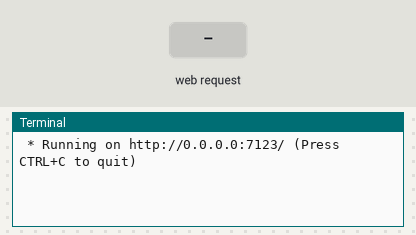
Bench run of a program on a simulated Raspberry Pi (BCM pin numbers). Shown: the last lines printed to the terminal. Inputs (shaded band) come from the test bench. The camera gives no picture and a still takes 0.5 s; the clock reads 2024-03-15 10:24:30 at power-on unless the program sets it.

Above: at 1.2 s.
1.3 s: HTTP request for /index.html received
At 2.5 s:
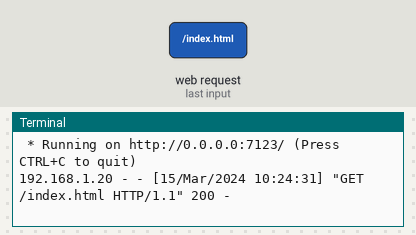
2.8 s: HTTP request for / received
At 3.5 s:
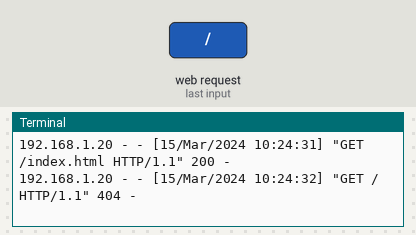

The program:

cameraPage.py
```python
#Code highly adapted from source below - integrated flask instead of HTTP server
# Rui Santos & Sara Santos - Random Nerd Tutorials
# Complete project details at https://RandomNerdTutorials.com/raspberry-pi-mjpeg-streaming-web-server-picamera2/

# Mostly copied from https://picamera.readthedocs.io/en/release-1.13/recipes2.html
# Run this script, then point a web browser at http:<this-ip-address>:7123
# Note: needs simplejpeg to be installed (pip3 install simplejpeg).

from flask import Flask, Response, render_template
from picamera2 import Picamera2
from picamera2.encoders import JpegEncoder
from picamera2.outputs import FileOutput
import io
from threading import Condition

app = Flask(__name__)

output = None

class StreamingOutput(io.BufferedIOBase):
    def __init__(self):
        self.frame = None
        self.condition = Condition()

    def write(self, buf):
        with self.condition:
            self.frame = buf
            self.condition.notify_all()

@app.route('/index.html')
def index():
    return render_template('index.html')

@app.route('/video_feed')
def video_feed():
    return Response(gen(),
                    mimetype='multipart/x-mixed-replace; boundary=frame')

def gen():
    global output
    while True:
        with output.condition:
            output.condition.wait()
            frame = output.frame
        yield (b'--frame\r\n'
               b'Content-Type: image/jpeg\r\n\r\n' + frame + b'\r\n')

if __name__ == '__main__':
    picam2 = Picamera2()
    picam2.configure(picam2.create_video_configuration(main={"size": (640, 480)}))
    output = StreamingOutput()
    picam2.start_recording(JpegEncoder(), FileOutput(output))
    try:
        app.run(host='0.0.0.0', port=7123, threaded=True)
    finally:
        picam2.stop_recording()
```

Measured:
- after the input at 1.3 s, the terminal: prints a new line at once (image 1)
- after the input at 2.8 s, the terminal: prints a new line at once (image 2)
